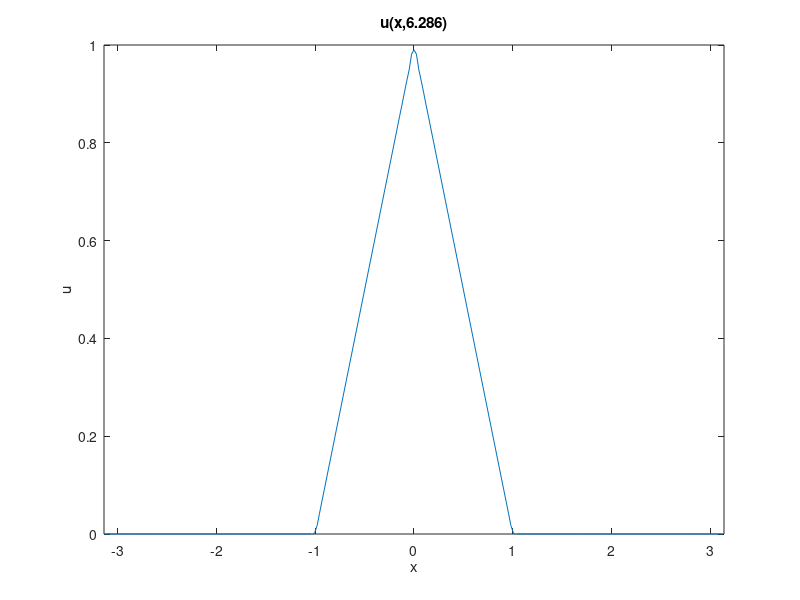

This chart was generated by the following MATLAB code:
% Solve the wave equation, u_tt = c^2u_xx 
% using spectral methods and leap-frog time stepping.
% Author: Adam Larios.  Last modified: 2017-01-23.
clear all; close all;

%% Inputs =================================================================
% Resolution (number of points).  Best for FFT to use a power of 2.
N = 2^8;

% Viscosity. Must choose large enough for resolution, small enough for CFL.
c = 1;

% Initial time and final time.
t_0 = 0.0;
t_f = 6.2832;

% Domain is [x_left,x_right).  It is periodic, so we identify endpoints.
x_left = -pi;
x_right = pi;

% Initial condition: triangle wave
u_ic = @(x) max(0,1-abs(x));

% Initial Velocity
v_ic = @(x) 0*x;

% CFL number for advective term, used to determine time step.
CFL = 0.1; 

%% Grid Setup =============================================================
% Domain length
L = x_right - x_left;

% Step size.  Should it be L/N or L/(N-1)?
% Consider 4 points on [0,1]: [0.0, 0.25, 0.5, 0.75].  Thus, need dx = 1/4.
dx = L/N;
x = x_left + (0:(N-1))*dx;

% Compute time step respecting the advective CFL (required for stability).
dt = CFL*dx/c;
num_times = length(t_0:dt:t_f); % Number of time steps.
t = t_0; % Initialize time.

% Store all the wave-numbers, based on the way Matlab orders them.
k = [0:N/2-1, 0, -N/2+1:-1]*(2*pi/L);
k_sq = [0:N/2, -N/2+1:-1].^2*(2*pi/L)^2;

% Compute the c^2*(d/dx)^2 operator in Fourier space
c2Lap_hat = c^2*(-k_sq);

% Initialize u to initial data.
u = u_ic(x);
u(u == Inf) = 0; % 0*Inf = Inf, so zero-out those if they arise.
u(isnan(u)) = 0; % 0*NaN = NaN, so zero-out those too.

u_max = max(u);
u_min = min(u);

v = v_ic(x);

% Compute the DFT (Discrete Fourier Transform) of initial data.
u_hat = fft(u);
v_hat = fft(v);

% Initalize using Ghost-point method:
u_hat_nm1 = u_hat;
u_hat = (1+0.5*dt^2*c2Lap_hat).*u_hat + dt*v_hat;

%% Main time-stepping loop to solve the PDE ===============================
for ti = 0:num_times
    % Plot by returning to physical space.
    if (mod(ti,10)==1)
        u = real(ifft(u_hat));
        plot(x,u);
        title(sprintf('u(x,%1.3f)',t));
        axis([x_left, x_right, u_min, u_max]); % Fix plot window.
        xlabel('x');
        ylabel('u');
        drawnow;
    end
    
    % Main update using Leap Frog method
    u_hat_np1 = (2 + dt^2*c2Lap_hat).*u_hat - u_hat_nm1;
    u_hat_nm1 = u_hat;
    u_hat = u_hat_np1;
    
    t = t + dt;
end
